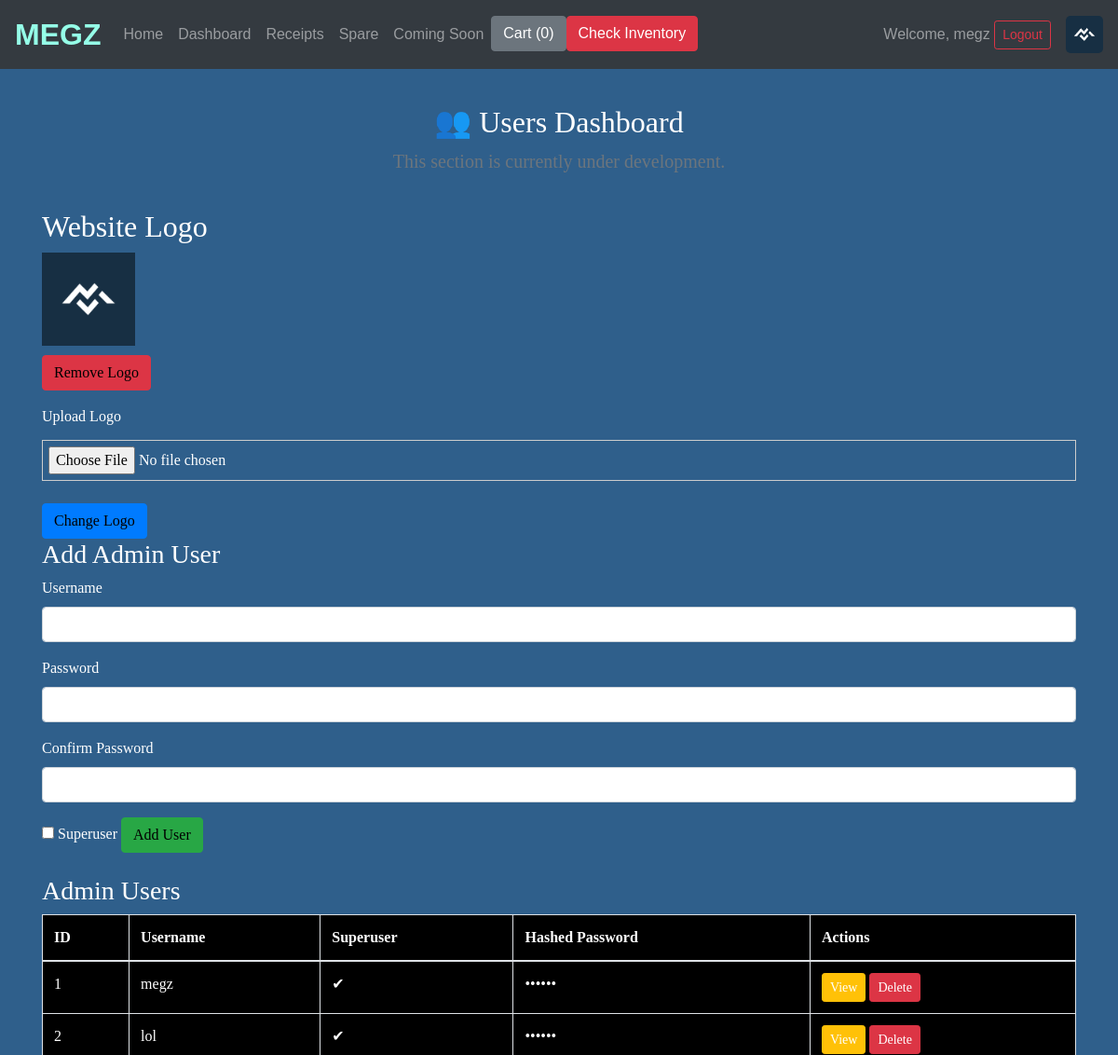
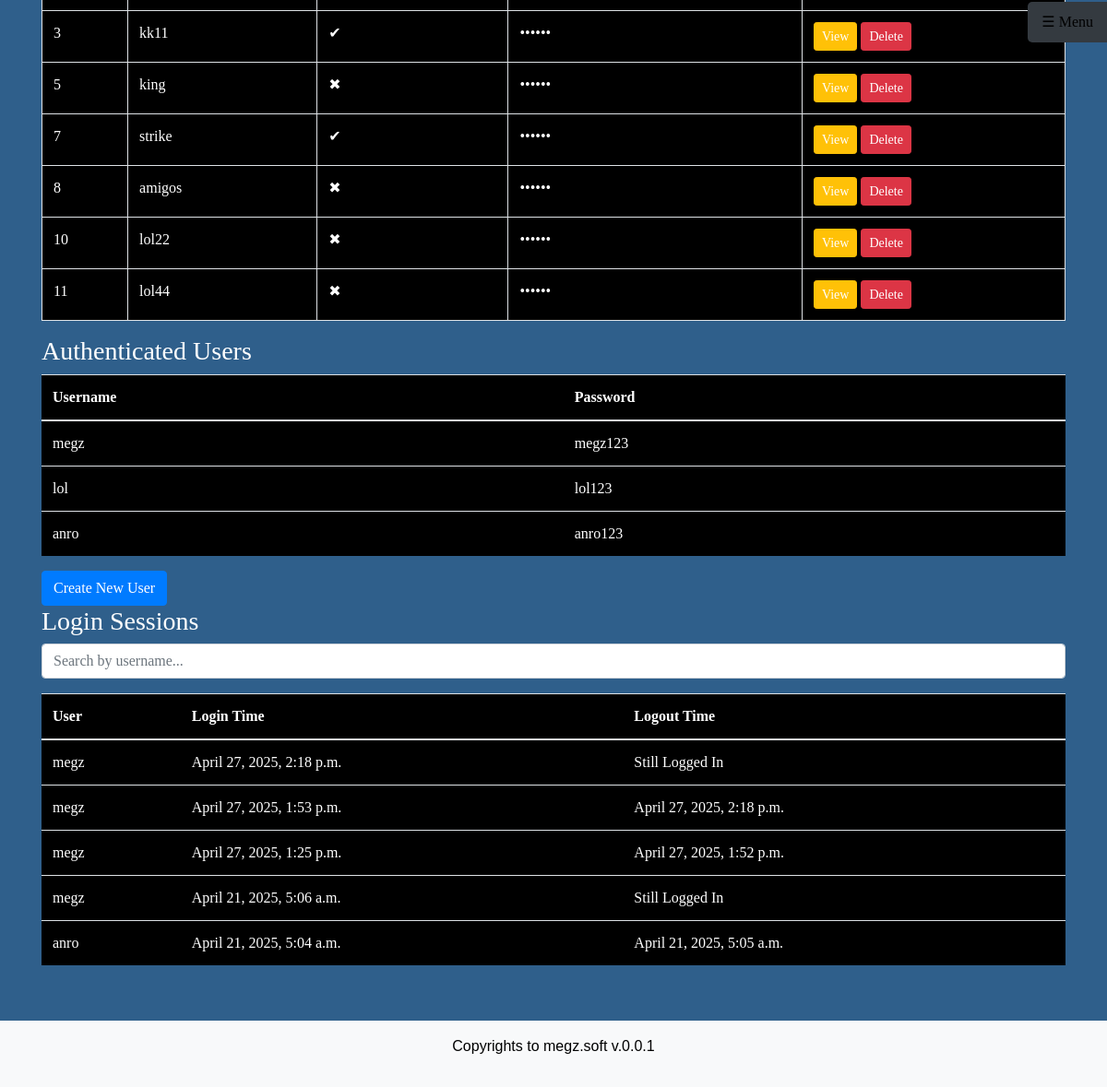
Screenshot of /auth/users_dashboard/ (signed in) with the database file from the repository (2 pictures, top to bottom).
### shop/models.py (models this page shows, shortened)
class WebsiteLogo(models.Model):
    image = models.ImageField(upload_to='logos/')
    uploaded_at = models.DateTimeField(auto_now_add=True)

### authenticationlogin/models.py (models this page shows, shortened)
class AuthenticatedUser(models.Model):
    username = models.CharField(max_length=150, unique=True)
    password = models.CharField(max_length=255)

class LoginSession(models.Model):
    user = models.ForeignKey(AuthenticatedUser, on_delete=models.CASCADE)
    login_time = models.DateTimeField(default=timezone.now)
    logout_time = models.DateTimeField(null=True, blank=True)

### authenticationlogin/views.py (the view)
# urls.py: path('users_dashboard/', views.users_dashboard, name='users_dashboard'),
def users_dashboard(request):
    admin_users = User.objects.all()
    users = AuthenticatedUser.objects.all()
    logo = WebsiteLogo.objects.last()
    sessions = LoginSession.objects.select_related('user').order_by('-login_time')
    return render(request, 'authenticationlogin/users_dashboard.html', {
        'logo': logo,
        'form': LogoUploadForm,
        "admin_users": admin_users,
        "users": users,
        "sessions": sessions
    })

### inventory/context_processors.py (called while the page is built)
def inventory_alerts(request):
    red_alerts = []
    yellow_alerts = []
    for warning in StockWarning.objects.select_related("product"):
        product = warning.product
        if product.stock == 0:
            red_alerts.append(product)
        elif product.stock <= warning.warning_limit:
            yellow_alerts.append(product)
    color = "success"  # default green
    if red_alerts and yellow_alerts:
        color = "warning"
    if red_alerts:
        color = "danger"
    elif yellow_alerts:
        color = "warning"
    return {"inventory_alert_color": color}

### operations/context_processors.py (called while the page is built)
def latest_announcement(request):
    one_hour_ago = now() - timedelta(hours=1)
    latest = Announcement.objects.filter(timestamp__gte=one_hour_ago).order_by('-timestamp').first()
    return {'latest_announcement': latest}

### shop/context_processors.py (called while the page is built)
def site_logo(request):
    logo = WebsiteLogo.objects.first()
    return {'logo': logo}

### authenticationlogin/templates/authenticationlogin/users_dashboard.html (shortened to what this page needs)
{% extends 'shop/base.html' %} {% block content %}
<div class="container mt-5 text-center">
    <h2>👥 Users Dashboard</h2>
    <p class="lead text-muted">This section is currently under development.</p>
</div>
<h2>Website Logo</h2>
{% if logo %}
<div style="margin-bottom: 1em;">
    <img src="{{ logo.image.url }}" alt="Website Logo" style="max-height: 100px; display: block; margin-bottom: 10px;">
    <form method="post" action="{% url 'remove_logo' %}">
        <button type="submit" class="btn btn-danger">Remove Logo</button>
    </form>
</div>
{% endif %}
<form method="post" enctype="multipart/form-data" action="{% url 'upload_logo' %}">
    <div class="form-group">
        <label for="id_image">Upload Logo</label> {{ form.image }}
    </div>
    <button type="submit" class="btn {% if logo %}btn-primary{% else %}btn-success{% endif %} mt-2">
        {% if logo %}Change Logo{% else %}Upload Logo{% endif %}
    </button>
</form>
<h3>Add Admin User</h3>
<form method="POST" action="{% url 'add_admin_user' %}" class="mb-4">
    <div class="form-group">
        <label>Username</label>
        <input type="text" name="username" class="form-control" required>
    </div>
    <div class="form-group">
        <label>Password</label>
        <input type="password" name="password" class="form-control" required>
    </div>
    <div class="form-group">
        <label>Confirm Password</label>
        <input type="password" name="confirm_password" class="form-control" required>
    </div>
    <label>
        <input type="checkbox" name="is_superuser"> Superuser
    </label>
    <button type="submit" class="btn btn-success">Add User</button>
</form>
<h3>Admin Users</h3>
<table class="table table-bordered">
    <thead>
        <tr>
            <th>ID</th>
            <th>Username</th>
            <th>Superuser</th>
            <th>Hashed Password</th>
            <th>Actions</th>
        </tr>
    </thead>
    <tbody>
        {% for user in admin_users %}
        <tr>
            <td>{{ user.id }}</td>
            <td>{{ user.username }}</td>
            <td>{% if user.is_superuser %}✔{% else %}✖{% endif %}</td>
            <td><span id="password-{{ user.id }}">••••••</span></td>
            <td>
                <button onclick="showPassword('{{ user.id }}')" class="btn btn-warning btn-sm">
                View
                </button>
                <a href="{% url 'delete_admin_user' user.id %}" class="btn btn-danger btn-sm" onclick="return confirm('Are you sure you want to delete this user?');">
                    Delete
                </a>
            </td>
        </tr>
        {% endfor %}
    </tbody>
</table>
<h3>Authenticated Users</h3>
<table class="table">
    <thead>
        <tr>
            <th>Username</th>
            <th>Password</th>
        </tr>
    </thead>
    <tbody>
        {% for user in users %}
        <tr>
            <td>{{ user.username }}</td>
            <td>{{ user.password }}</td>
        </tr>
        {% endfor %}
    </tbody>
</table>
<a href="{% url 'signup' %}" class="btn btn-primary">Create New User</a>
<h3>Login Sessions</h3>
<input id="searchInput" class="form-control mb-3" placeholder="Search by username..." onkeyup="filterTable()">
<table class="table table-striped" id="sessionsTable">
    <thead>
        <tr>
            <th>User</th>
            <th>Login Time</th>
            <th>Logout Time</th>
        </tr>
    </thead>
    <tbody>
        {% for session in sessions %}
        <tr>
            <td>{{ session.user.username }}</td>
            <td>{{ session.login_time }}</td>
            <td>{{ session.logout_time|default:"Still Logged In" }}</td>
        </tr>
        {% endfor %}
    </tbody>
</table>
{% include 'includes/dashbase.html' %} {% endblock %}

### shop/templates/shop/base.html (shortened to what this page needs)
{% load static %}
<!DOCTYPE html>
<html lang="en">
<head>
    <link rel="stylesheet" href="{% static 'shop/style.css' %}">
    <link rel="stylesheet" href="https://stackpath.bootstrapcdn.com/bootstrap/4.3.1/css/bootstrap.min.css">
</head>
<body>
    <nav class="navbar navbar-expand-lg navbar-dark bg-dark">
        <a class="navbar-brand position-relative" href="/">
            MEGZ
            <span class="snowflakes-container"></span>
        </a>
        <div class="collapse navbar-collapse" id="navbarNav">
            <ul class="navbar-nav">
                <li class="nav-item"><a class="nav-link" href="/">Home</a></li>
                <li class="nav-item">
                    <a class="nav-link" href="{% url 'dashboard_login' %}">Dashboard</a>
                </li>
                <li class="nav-item"><a class="nav-link" href="{% url 'receipts' %}">Receipts</a></li>
                <li class="nav-item">
                    <a class="nav-link" href="{% url 'spare' %}">Spare</a>
                </li>
                <li class="nav-item">
                    <a class="nav-link" href="{% url 'coming_soon' %}">Coming Soon</a>
                </li>
                <li class="nav-item">
                    <a href="{% url 'cart' %}" id="cart" class="btn btn-secondary">
                        Cart (<span id="cart-count">0</span>)
                    </a>
                </li>
                <li class="nav-item  align-items-center">
                    <a href="#" class="btn btn-{{ inventory_alert_color }} text-white btn-secondary">
                    Check Inventory
                    </a>
                </li>
            </ul>
            <div class="d-flex align-items-center ms-auto gap-3 custom-navbar-end">
                <div class="welcome-user">
                    {% if request.session.username %}
                    <span class="navbar-text">Welcome, {{ request.session.username }}</span>
                    <a class="btn btn-outline-danger btn-sm" href="{% url 'logout' %}">Logout</a> {% else %}
                    <a class="nav-link" href="{% url 'login' %}">Login</a> {% endif %}
                </div>
                {% if logo %}
                <div class="logo-wrapper">
                    <img src="{{ logo.image.url }}" alt="Logo" class="navbar-logo">
                </div>
                {% endif %}
            </div>
        </div>
    </nav>
    <div class="container mt-4">
        {% block content %}{% endblock %}
    </div>
    <footer class="text-center mt-4 p-3 bg-light" style="color: black;">
        <p>Copyrights to megz.soft v.0.0.1</p>
    </footer>
</body>
</html>

### shop/static/shop/style.css (style rules this page uses)
body { background-color: darkcyan; color: white; font-family: Arial, sans-serif; }
.navbar { background-color: #000000; }
footer { background-color: #003d3d; padding: 10px; text-align: center; color: white; }

### authenticationlogin/templates/authenticationlogin/users_dashboard.html (style rules this page uses)
button { color: black !important; }
input[type="file"] { padding: 6px; border: 1px solid #ccc; display: block; width: 100%; margin-top: 5px; }

### shop/templates/shop/base.html (style rules this page uses)
.custom-navbar-end { margin-left: auto; display: flex; align-items: center; gap: 1rem; }
.navbar-logo { height: 40px; width: auto; border-radius: 5px; margin-left: auto; }
.logo-wrapper { margin-left: auto; }
.welcome-user { white-space: nowrap; }
body { background-color: rgb(47, 95, 139); color: white; font-family: Arial, sans-serif; }
.container { margin-top: 50px; padding-top: 20px; padding-bottom: 20px; font-family: 'Times New Roman', Times, serif; }
.navbar { background-color: #000000; position: fixed; top: 0; width: 100%; z-index: 1000; }
footer { bottom: 0; width: 100%; background-color: #000000; padding: 10px; text-align: center; color: white; }
table { background-color: #000000; -webkit-text-fill-color: #ffffff; color: #ffffff; border-width: thin; border-spacing: 2px; border-style: none; border-color: rgb(255, 255, 255); }
.navbar-brand { font-size: 2rem; font-weight: bold; background: linear-gradient(90deg, #95ffe8, #95ffe8, #95ffe8, #95ffe8, #000000, #95ffe8, #95ffe8, #95ffe8, #95ffe8); background-size: 400% 400%; -webkit-background-clip: text; -webkit-text-fill-color: transparent; display: inline-block; animation: textGradient 5s infinite linear; position: relative; }
.snowflakes-container { position: absolute; top: -10px; left: 0; width: 100%; height: 50px; pointer-events: none; overflow: visible; }

### rows the page displays
WebsiteLogo: image (picture)
AuthenticatedUser: username "megz", password "megz123"
AuthenticatedUser: username "lol", password "lol123"
AuthenticatedUser: username "anro", password "anro123"
LoginSession: user.username "megz", login_time "April 27, 2025, 2:18 p.m.", logout_time "Still Logged In"
LoginSession: user.username "megz", login_time "April 27, 2025, 1:53 p.m.", logout_time "April 27, 2025, 2:18 p.m."
LoginSession: user.username "megz", login_time "April 27, 2025, 1:25 p.m.", logout_time "April 27, 2025, 1:52 p.m."
LoginSession: user.username "megz", login_time "April 21, 2025, 5:06 a.m.", logout_time "Still Logged In"
LoginSession: user.username "anro", login_time "April 21, 2025, 5:04 a.m.", logout_time "April 21, 2025, 5:05 a.m."

### other values shown
{{ request.session.username }} "megz"
{{ user.id }} "1"
{{ user.username }} "megz"
{{ user.id }} "2"
{{ user.username }} "lol"
{{ user.id }} "3"
{{ user.username }} "kk11"
{{ user.id }} "5"
{{ user.username }} "king"
{{ user.id }} "7"
{{ user.username }} "strike"
{{ user.id }} "8"
{{ user.username }} "amigos"
{{ user.id }} "10"
{{ user.username }} "lol22"
